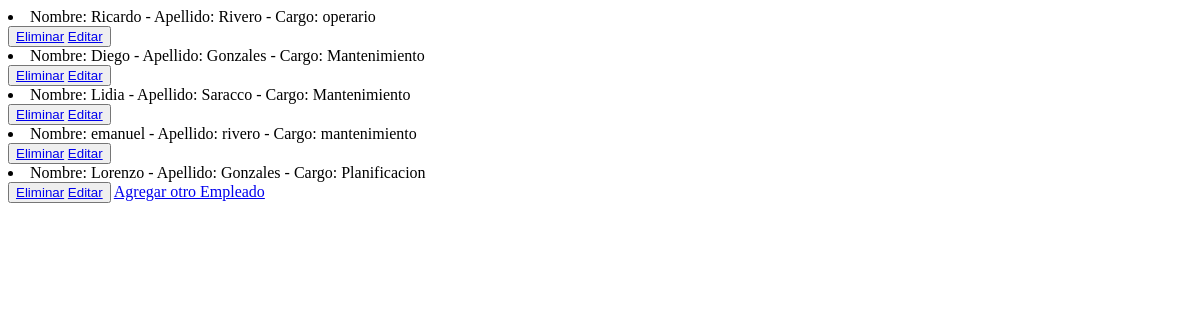
/carga_empleados/leerEmpleados, run on an earlier commit of the app's database.
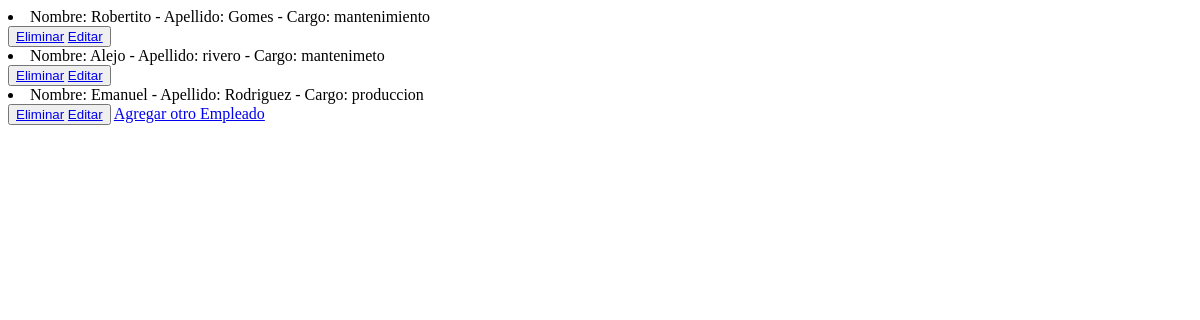
And on a later commit of the database.
### carga_empleados/models.py (models this page shows)
class Empleado(models.Model):
    nombre = models.CharField(max_length=100)
    apellido = models.CharField(max_length=100)
    cargo = models.CharField(max_length=100)
    def __str__ (self):
        return f'Nombre: {self.nombre} - Apellido: {self.apellido} - Cargo: {self.cargo}'

### carga_empleados/views.py (the view)
# urls.py: path('leerEmpleados',views.leerempleados,name='LeerEmpleados'),
def leerempleados(request):
     empleados = Empleado.objects.all()
     contexto = {'empleados':empleados}
     return render(request,'carga_empleados/leerEmpleados.html', contexto)

### carga_empleados/templates/carga_empleados/leerEmpleados.html (shortened to what this page needs)
<!DOCTYPE html>
<html lang="en">
<head>
</head>
<body>
    {% for e in empleados %}
        <li>{{e}}</li>
        <button>
            <a href="{% url 'eliminarEmpleado' e.nombre %}">Eliminar</a>
            <a href="{% url 'editarEmpleado' e.nombre %}">Editar</a>
        </button>
    {%endfor%}
    <a href="empleados"> Agregar otro Empleado</a>
</body>
</html>

What changed in the data, as far as the page shows it:
removed Empleado: nombre+apellido+cargo "Nombre: Ricardo - Apellido: Rivero - Cargo: operario"
removed Empleado: nombre+apellido+cargo "Nombre: Diego - Apellido: Gonzales - Cargo: Mantenimiento"
removed Empleado: nombre+apellido+cargo "Nombre: Lidia - Apellido: Saracco - Cargo: Mantenimiento"
removed Empleado: nombre+apellido+cargo "Nombre: emanuel - Apellido: rivero - Cargo: mantenimiento"
removed Empleado: nombre+apellido+cargo "Nombre: Lorenzo - Apellido: Gonzales - Cargo: Planificacion"
added Empleado: nombre+apellido+cargo "Nombre: Robertito - Apellido: Gomes - Cargo: mantenimiento"
added Empleado: nombre+apellido+cargo "Nombre: Alejo - Apellido: rivero - Cargo: mantenimeto"
added Empleado: nombre+apellido+cargo "Nombre: Emanuel - Apellido: Rodriguez - Cargo: produccion"
